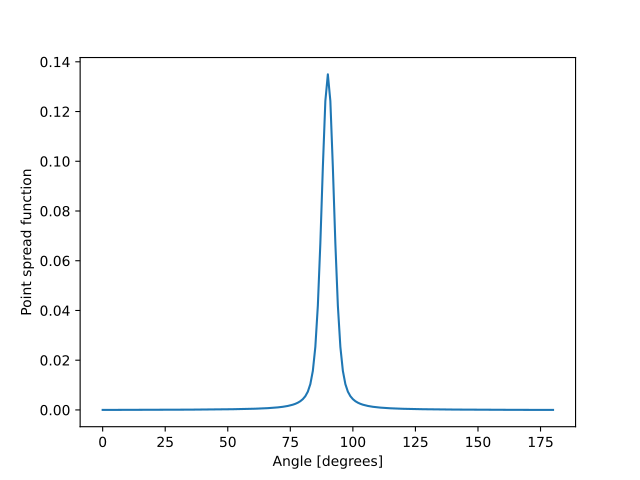

Python code for this plot:
import matplotlib.pyplot as plt
import numpy as np
import pyuvs as pu

fig, ax = plt.subplots()

psf = pu.load_muv_point_spread_function()
angles = np.linspace(0, 180, num=181)
ax.plot(angles, psf)
ax.set_xlabel('Angle [degrees]')
ax.set_ylabel('Point spread function')
plt.show()
